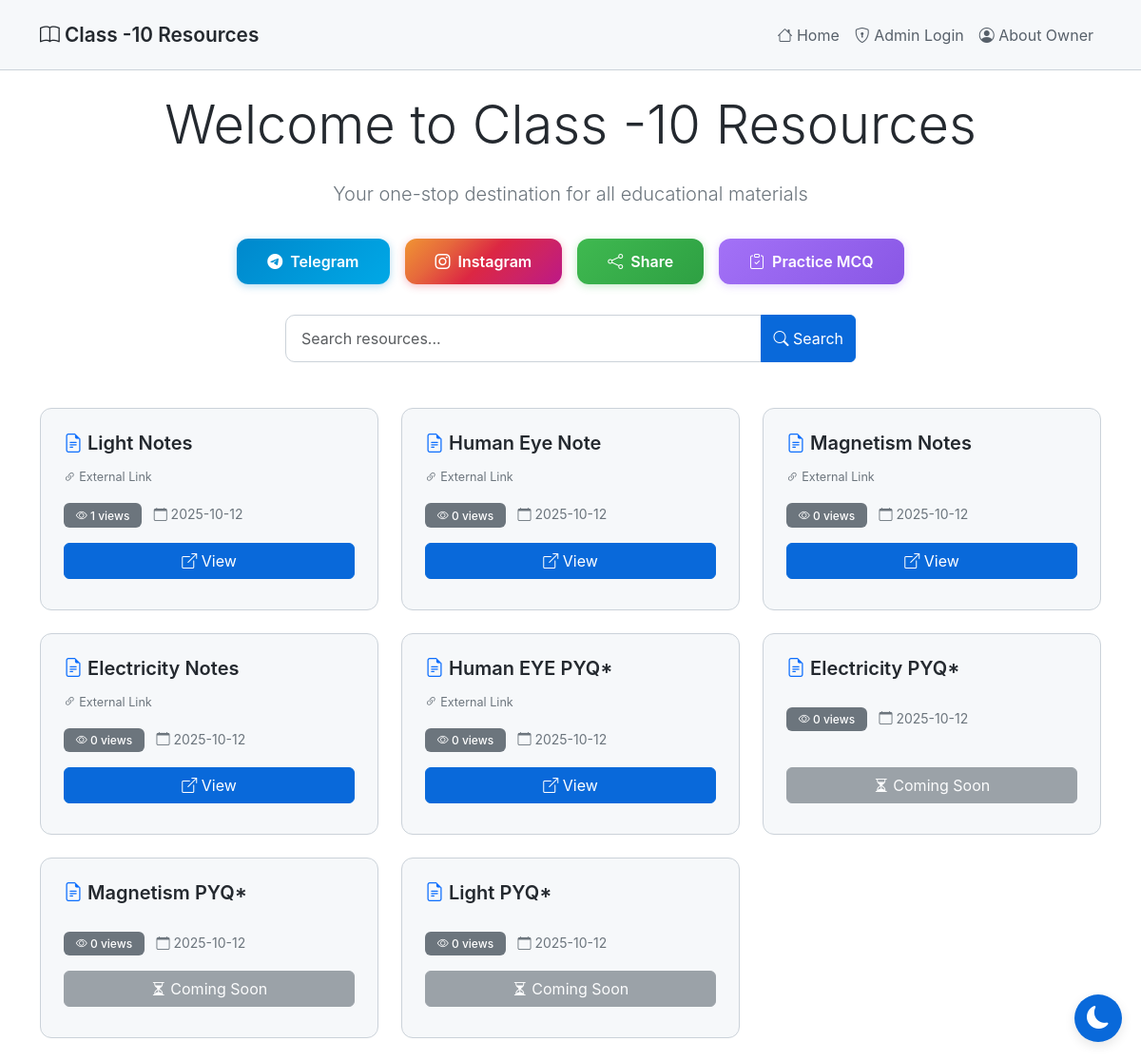
Before: / with the older database file.
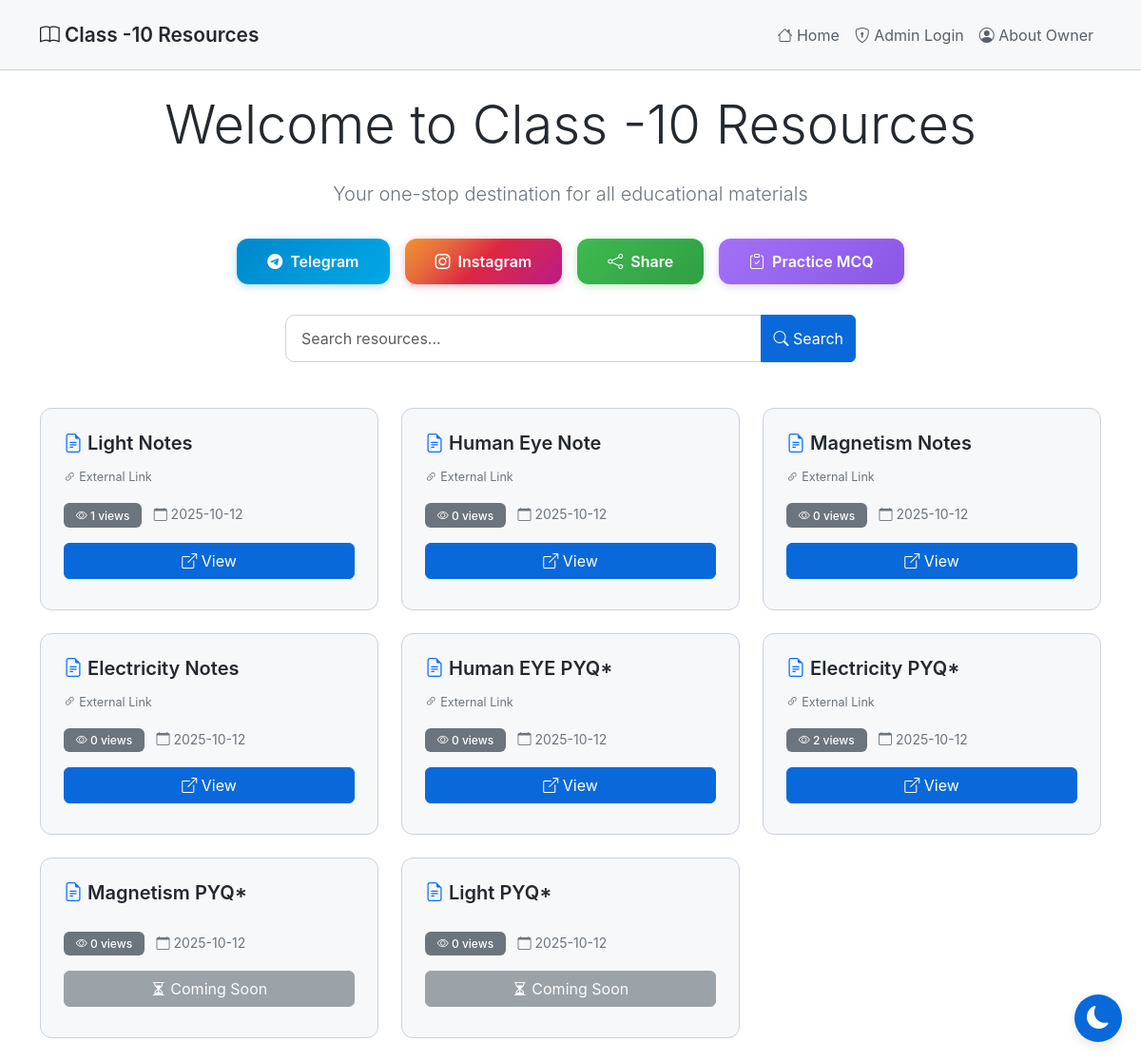
After: the same page with the newer database file.
### tables this page shows
CREATE TABLE resources
                 (id INTEGER PRIMARY KEY AUTOINCREMENT,
                  name TEXT NOT NULL,
                  link TEXT,
                  filename TEXT,
                  view_count INTEGER DEFAULT 0,
                  created_at TIMESTAMP DEFAULT CURRENT_TIMESTAMP);

### app.py (the view)
@app.route('/')
def index():
    conn = sqlite3.connect('database.db')
    conn.row_factory = sqlite3.Row
    c = conn.cursor()
    search_query = request.args.get('search', '')
    if search_query:
        c.execute('SELECT * FROM resources WHERE name LIKE ? ORDER BY created_at ASC',
                  ('%' + search_query + '%',))
    else:
        c.execute('SELECT * FROM resources ORDER BY created_at ASC')
    resources = c.fetchall()
    c.execute('SELECT * FROM owner_info WHERE id = 1')
    owner_info = c.fetchone()
    conn.close()
    is_admin = 'admin' in session
    return render_template('index.html', resources=resources, is_admin=is_admin,
                          search_query=search_query, owner_info=owner_info)

### templates/index.html (shortened to what this page needs)
{% extends "base.html" %}
{% block content %}
<div class="text-center my-4">
    <h1 class="display-4 mb-4">Welcome to Class -10 Resources</h1>
    <p class="lead text-secondary">Your one-stop destination for all educational materials</p>
</div>
<div class="action-buttons">
    {% if owner_info %}
    <a href="{{ owner_info['telegram_link'] }}" target="_blank" class="action-btn btn-telegram">
        <i class="bi bi-telegram"></i> Telegram
    </a>
    <a href="{{ owner_info['instagram_link'] }}" target="_blank" class="action-btn btn-instagram">
        <i class="bi bi-instagram"></i> Instagram
    </a>
    {% endif %}
    <button onclick="shareWebsite()" class="action-btn btn-share">
        <i class="bi bi-share"></i> Share
    </button>
    <a href="{{ owner_info['mcq_link'] if owner_info else url_for('practice_mcq') }}" target="_blank" class="action-btn btn-mcq">
        <i class="bi bi-clipboard-check"></i> Practice MCQ
    </a>
</div>
<div class="search-container">
    <form method="GET" action="{{ url_for('index') }}">
        <div class="input-group">
            <input type="text" name="search" id="searchInput" class="form-control search-input"
                   placeholder="Search resources..." value="{{ search_query or '' }}"
                   oninput="autoSearch()">
            <button class="btn btn-primary" type="submit">
                <i class="bi bi-search"></i> Search
            </button>
        </div>
    </form>
</div>
<div class="row mt-5">
    {% if resources %}
        {% for resource in resources %}
        <div class="col-md-6 col-lg-4 mb-4">
            <div class="card h-100">
                <div class="card-body d-flex flex-column">
                    <h5 class="card-title">
                        <i class="bi bi-file-earmark-text text-primary"></i>
                        {{ resource['name'] }}
                    </h5>
                    <div class="card-text mb-3">
                        {% if resource['filename'] %}
                            <small class="text-secondary">
                                <i class="bi bi-paperclip"></i> {{ resource['filename'] }}
                            </small>
                        {% elif resource['link'] %}
                            <small class="text-secondary">
                                <i class="bi bi-link-45deg"></i> External Link
                            </small>
                        {% endif %}
                    </div>
                    <div class="mb-3">
                        <span class="badge bg-secondary">
                            <i class="bi bi-eye"></i> {{ resource['view_count'] }} views
                        </span>
                        <small class="text-secondary ms-2">
                            <i class="bi bi-calendar"></i>
                            {{ resource['created_at'][:10] }}
                        </small>
                    </div>
                    <div class="mt-auto">
                        {% if resource['link'] or resource['filename'] %}
                            <a href="{{ url_for('view_resource', id=resource['id']) }}"
                               class="btn btn-primary w-100 mb-2" target="_blank">
                                <i class="bi bi-box-arrow-up-right"></i> View
                            </a>
                        {% else %}
                            <button class="btn btn-secondary w-100 mb-2" disabled>
                                <i class="bi bi-hourglass-split"></i> Coming Soon
                            </button>
                        {% endif %}
                    </div>
                </div>
            </div>
        </div>
        {% endfor %}
    {% endif %}
</div>
{% endblock %}

### templates/base.html (shortened to what this page needs)
<!DOCTYPE html>
<html lang="en" data-theme="light">
<head>
    <link href="https://cdn.jsdelivr.net/npm/bootstrap@5.3.2/dist/css/bootstrap.min.css" rel="stylesheet">
    <link rel="stylesheet" href="https://cdn.jsdelivr.net/npm/bootstrap-icons@1.11.1/font/bootstrap-icons.css">
</head>
<body>
    <nav class="navbar navbar-expand-lg navbar-dark">
        <div class="container">
            <a class="navbar-brand" href="{{ url_for('index') }}">
                <i class="bi bi-book"></i> Class -10 Resources
            </a>
            <div class="collapse navbar-collapse" id="navbarNav">
                <ul class="navbar-nav ms-auto">
                    <li class="nav-item">
                        <a class="nav-link" href="{{ url_for('index') }}">
                            <i class="bi bi-house"></i> Home
                        </a>
                    </li>
                    {% if session.admin %}
                    <li class="nav-item">
                        <a class="nav-link" href="{{ url_for('add_resource') }}">
                            <i class="bi bi-plus-circle"></i> Add Resource
                        </a>
                    </li>
                    <li class="nav-item">
                        <a class="nav-link" href="{{ url_for('logout') }}">
                            <i class="bi bi-box-arrow-right"></i> Logout
                        </a>
                    </li>
                    {% else %}
                    <li class="nav-item">
                        <a class="nav-link" href="{{ url_for('login') }}">
                            <i class="bi bi-shield-lock"></i> Admin Login
                        </a>
                    </li>
                    {% endif %}
                    <li class="nav-item">
                        <a class="nav-link" href="{{ url_for('about_owner') }}">
                            <i class="bi bi-person-circle"></i> About Owner
                        </a>
                    </li>
                </ul>
            </div>
        </div>
    </nav>
    <div class="container mt-4">
        {% block content %}{% endblock %}
    </div>
    <button class="theme-toggle" id="themeToggle" aria-label="Toggle theme">
        <i class="bi bi-moon-fill" id="themeIcon"></i>
    </button>
</body>
</html>

### templates/base.html (style rules this page uses)
:root { --bg-primary: #ffffff; --bg-secondary: #f6f8fa; --bg-tertiary: #ffffff; --text-primary: #24292f; --text-secondary: #57606a; --border-color: #cbd2d9; --accent-color: #0969da; --success-color: #1a7f37; --danger-color: #cf222e; --shadow-color: rgba(0, 0, 0, 0.1); }
body { background-color: var(--bg-primary); color: var(--text-primary); font-family: -apple-system, BlinkMacSystemFont, 'Segoe UI', 'Noto Sans', Helvetica, Arial, sans-serif; min-height: 100vh; transition: background-color 0.3s ease, color 0.3s ease; }
* { transition: background-color 0.3s ease, color 0.3s ease, border-color 0.3s ease; }
.navbar { background-color: var(--bg-secondary) !important; border-bottom: 1px solid var(--border-color); padding: 1rem 0; }
.navbar-brand { font-weight: 600; color: var(--text-primary) !important; font-size: 1.3rem; }
.nav-link { color: var(--text-secondary) !important; transition: color 0.3s ease; }
.btn-primary { background-color: var(--accent-color); border-color: var(--accent-color); transition: all 0.3s ease; }
.card { background-color: var(--bg-secondary); border: 1px solid var(--border-color); border-radius: 12px; transition: all 0.3s ease; overflow: hidden; }
.card-body { padding: 1.5rem; }
.card-title { color: var(--text-primary); font-weight: 600; margin-bottom: 0.75rem; }
.card-text { color: var(--text-secondary); font-size: 0.9rem; }
.form-control, .form-select { background-color: var(--bg-tertiary); border: 1px solid var(--border-color); color: var(--text-primary); }
.theme-toggle { position: fixed; bottom: 20px; right: 20px; width: 50px; height: 50px; border-radius: 50%; background: var(--accent-color); border: none; color: white; font-size: 1.5rem; cursor: pointer; box-shadow: 0 4px 12px var(--shadow-color); transition: all 0.3s ease; z-index: 1000; display: flex; align-items: center; justify-content: center; }
.action-buttons { display: flex; flex-wrap: wrap; gap: 1rem; justify-content: center; margin: 2rem 0; }
.action-btn { padding: 0.75rem 2rem; font-size: 1rem; font-weight: 600; border-radius: 12px; text-decoration: none; display: inline-flex; align-items: center; gap: 0.5rem; transition: all 0.3s ease; border: none; cursor: pointer; }
.btn-telegram { background: linear-gradient(135deg, #0088cc, #00a8e6); color: white; }
.btn-instagram { background: linear-gradient(135deg, #f09433 0%, #e6683c 25%, #dc2743 50%, #cc2366 75%, #bc1888 100%); color: white; }
.btn-share { background: linear-gradient(135deg, #3fb950, #2ea043); color: white; }
.btn-mcq { background: linear-gradient(135deg, #a371f7, #8957e5); color: white; }
[data-theme="light"] .btn-telegram { box-shadow: 0 2px 8px rgba(0, 136, 204, 0.3); }
[data-theme="light"] .btn-instagram { box-shadow: 0 2px 8px rgba(220, 39, 67, 0.3); }
[data-theme="light"] .btn-share { box-shadow: 0 2px 8px rgba(63, 185, 80, 0.3); }
[data-theme="light"] .btn-mcq { box-shadow: 0 2px 8px rgba(163, 113, 247, 0.3); }
.badge { padding: 0.4rem 0.8rem; border-radius: 6px; font-weight: 500; }
.search-container { max-width: 600px; margin: 2rem auto; }
.search-input { border-radius: 10px; padding: 0.75rem 1rem; }

Changed rows visible on the page:
changed resources "Electricity PYQ*": view_count "0" → "2"; link "Coming Soon" → "External Link View"
